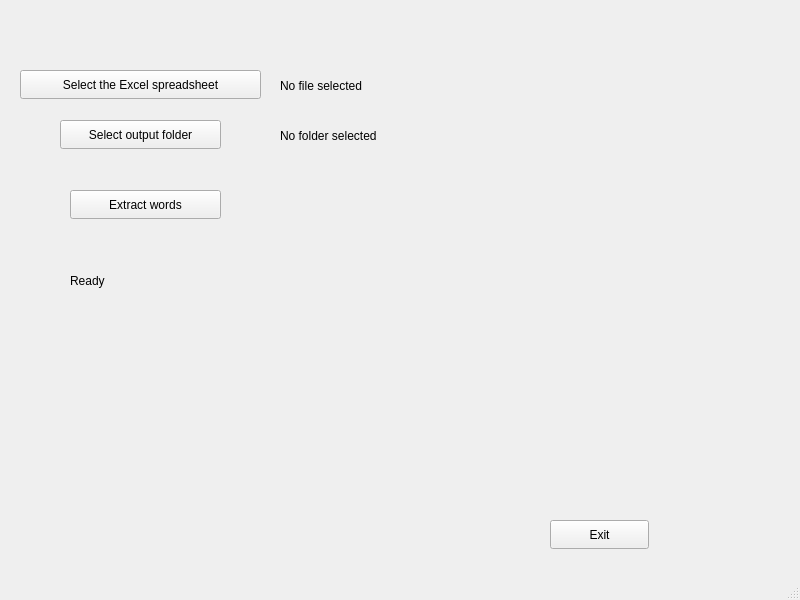
<?xml version="1.0" encoding="UTF-8"?>
<ui version="4.0">
 <class>MainWindow</class>
 <widget class="QMainWindow" name="MainWindow">
  <property name="geometry">
   <rect>
    <x>0</x>
    <y>0</y>
    <width>800</width>
    <height>600</height>
   </rect>
  </property>
  <property name="windowTitle">
   <string>MainWindow</string>
  </property>
  <widget class="QWidget" name="centralwidget">
   <widget class="QPushButton" name="excelBtn">
    <property name="geometry">
     <rect>
      <x>20</x>
      <y>70</y>
      <width>241</width>
      <height>29</height>
     </rect>
    </property>
    <property name="styleSheet">
     <string notr="true"/>
    </property>
    <property name="text">
     <string>Select the Excel spreadsheet</string>
    </property>
   </widget>
   <widget class="QPushButton" name="functionBtn">
    <property name="geometry">
     <rect>
      <x>70</x>
      <y>190</y>
      <width>151</width>
      <height>29</height>
     </rect>
    </property>
    <property name="styleSheet">
     <string notr="true"/>
    </property>
    <property name="text">
     <string>Extract words</string>
    </property>
   </widget>
   <widget class="QPushButton" name="folderBtn">
    <property name="geometry">
     <rect>
      <x>60</x>
      <y>120</y>
      <width>161</width>
      <height>29</height>
     </rect>
    </property>
    <property name="styleSheet">
     <string notr="true"/>
    </property>
    <property name="text">
     <string>Select output folder</string>
    </property>
   </widget>
   <widget class="QLabel" name="progressLabel">
    <property name="geometry">
     <rect>
      <x>70</x>
      <y>230</y>
      <width>721</width>
      <height>101</height>
     </rect>
    </property>
    <property name="styleSheet">
     <string notr="true"/>
    </property>
    <property name="text">
     <string>Ready</string>
    </property>
   </widget>
   <widget class="QLabel" name="fileLabel">
    <property name="geometry">
     <rect>
      <x>280</x>
      <y>70</y>
      <width>511</width>
      <height>31</height>
     </rect>
    </property>
    <property name="styleSheet">
     <string notr="true"/>
    </property>
    <property name="text">
     <string>No file selected</string>
    </property>
   </widget>
   <widget class="QLabel" name="folderLabel">
    <property name="geometry">
     <rect>
      <x>280</x>
      <y>120</y>
      <width>511</width>
      <height>31</height>
     </rect>
    </property>
    <property name="styleSheet">
     <string notr="true"/>
    </property>
    <property name="text">
     <string>No folder selected</string>
    </property>
   </widget>
   <widget class="QPushButton" name="exitBtn">
    <property name="geometry">
     <rect>
      <x>550</x>
      <y>520</y>
      <width>99</width>
      <height>29</height>
     </rect>
    </property>
    <property name="styleSheet">
     <string notr="true"/>
    </property>
    <property name="text">
     <string>Exit</string>
    </property>
   </widget>
  </widget>
  <widget class="QStatusBar" name="statusbar"/>
 </widget>
 <resources/>
 <connections/>
</ui>
